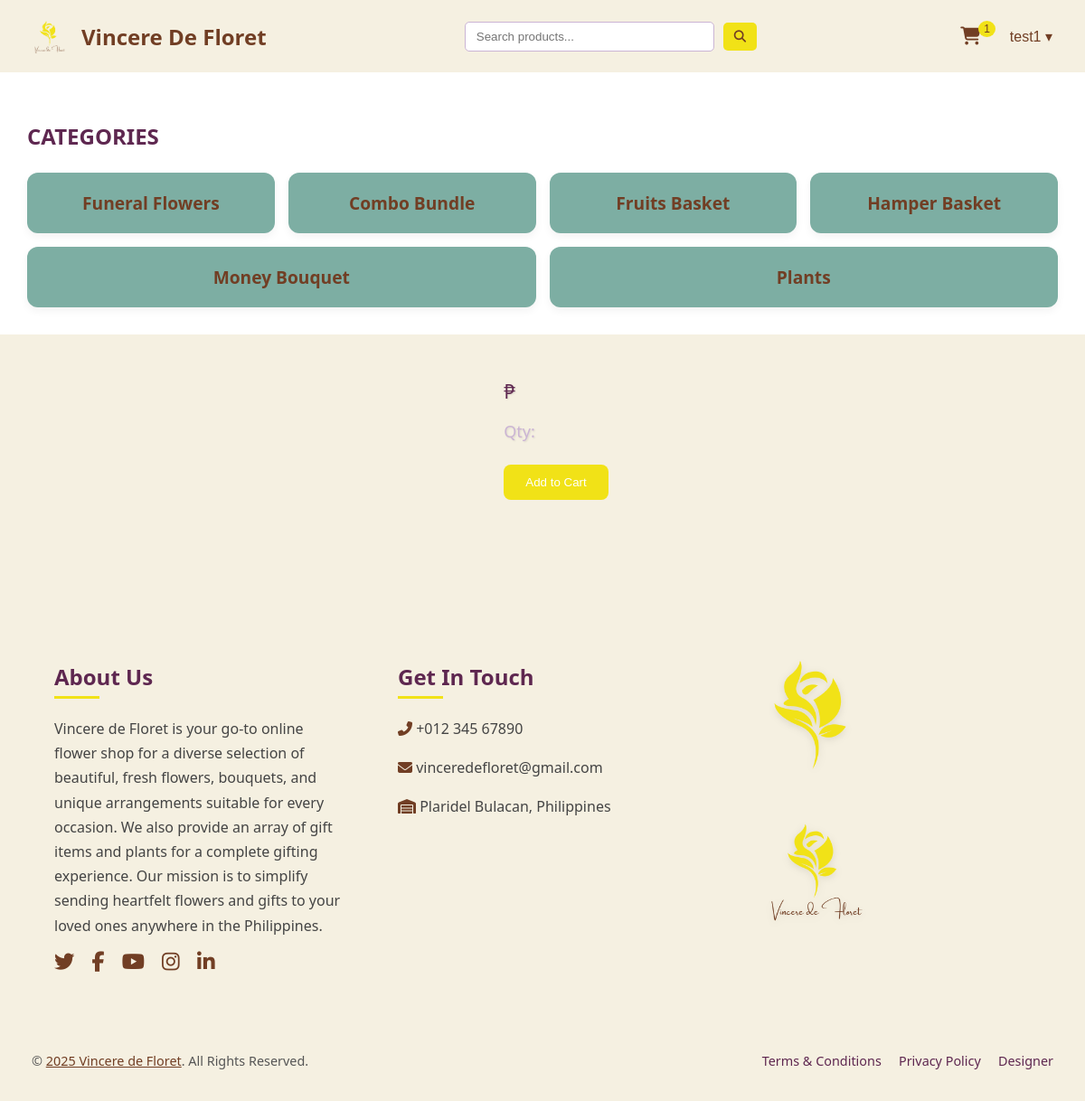
Page /php/product-details.php (signed in) on the committed database.
### tables this page shows
CREATE TABLE `design_settings` (
  `id` int(11) NOT NULL,
  `background_color` varchar(255) DEFAULT NULL,
  `font_color` varchar(255) DEFAULT NULL,
  `shop_name` varchar(255) DEFAULT NULL,
  `logo_path` varchar(255) DEFAULT NULL,
  `image_one_path` varchar(255) DEFAULT NULL,
  `image_two_path` varchar(255) DEFAULT NULL,
  `image_three_path` varchar(255) DEFAULT NULL
);

CREATE TABLE `category` (
  `id` int(11) NOT NULL,
  `category` varchar(50) NOT NULL,
  `product_count` int(11) DEFAULT 0
);

### php/product-details.php (the view, shortened to what this page needs)
<?php
require 'connection.php';
if (isset($_SESSION['user_name'])) {
    $userName = $_SESSION['user_name'];
} else {
    header("Location: http://localhost/vincere-de-floret/php/customer-landing-page.php");
    exit;
}
$productId = isset($_GET['id']) ? $_GET['id'] : 0;
$query = "SELECT * FROM product WHERE id = $productId";
$result = mysqli_query($conn, $query);
$product = mysqli_fetch_assoc($result);
$sqlGetSettings = "SELECT * FROM design_settings WHERE id = 1";
$resultSettings = $conn->query($sqlGetSettings);
if ($resultSettings->num_rows > 0) {
    while ($row = $resultSettings->fetch_assoc()) {
        $shopName = $row["shop_name"];
        $logoPath = $row["logo_path"];
    }
} else {
    echo "0 results";
}
?>
<!DOCTYPE html>
<html lang="en">
<head>
    <link rel="stylesheet" href="https://cdnjs.cloudflare.com/ajax/libs/font-awesome/6.4.2/css/all.min.css" />
    <link rel="stylesheet" href="../css/product-details.css" />
</head>
<body>
<header class="header">
    <a href="customer-dashboard.php?user=<?php echo $userName; ?>" class="container-header">
            <img class="logo" src="../img/<?php echo basename($logoPath); ?>" alt="Logo">
            <label class="shop"><?php echo $shopName; ?></label>
    </a>
    <div class="content-search">
        <input type="text" class="search-bar" placeholder="Search products..."/>
        <button class="search-button">
            <i class="fa-solid fa-magnifying-glass"></i>
        </button>
    </div>
  <div class="header-right">
    <a href="cart.php?user=<?php echo $userName; ?>" class="cart-link">
            <button class="cart-button">
                <i class="fas fa-shopping-cart"></i>
                <?php
                require 'connection.php';
                $userQuery = "SELECT id FROM users WHERE name = ?";
                $userStatement = mysqli_prepare($conn, $userQuery);
                mysqli_stmt_bind_param($userStatement, "s", $userName);
                mysqli_stmt_execute($userStatement);
                $userResult = mysqli_stmt_get_result($userStatement);
                $userRow = mysqli_fetch_assoc($userResult);
                $user_id = isset($userRow['id']) ? $userRow['id'] : 0;
                $cartCountQuery = "SELECT COUNT(*) AS count FROM cart WHERE user_id = ?";
                $cartCountStatement = mysqli_prepare($conn, $cartCountQuery);
                if ($cartCountStatement) {
                    mysqli_stmt_bind_param($cartCountStatement, "i", $user_id);
                    mysqli_stmt_execute($cartCountStatement);
                    $cartCountResult = mysqli_stmt_get_result($cartCountStatement);
                    if ($cartCountResult) {
                        $cartCountRow = mysqli_fetch_assoc($cartCountResult);
                        $cartCount = isset($cartCountRow['count']) ? $cartCountRow['count'] : "0";
                        echo "<span class='cart-number'>$cartCount</span>";
                    }
                }
                ?>
            </button>
        </a>
    <nav class="nav-right">
        <div class="dropdown">
            <button class="dropbtn"><?php echo $userName; ?> &#9662;</button>
        </div>
    </nav>
    </div>
    </header>
  <section class="content-categories">
    <div class="categories-title"><p>CATEGORIES</p></div>
    <div class="containers-category">
                    <?php
                    require 'connection.php';
                    $query = "SELECT * FROM category";
                    $result = mysqli_query($conn, $query);
                    while ($row = mysqli_fetch_assoc($result)) {
                        $categoryLink = "product-category.php?category=" . urlencode($row['category']) . "&user=" . urlencode($userName);
                        echo "<a class='category-link' href='$categoryLink'>";
                        echo "<div class='categories'>";
                        echo "<div class='category-title'>";
                        echo "<span>{$row['category']}</span>";
                        echo "</div>";
                        echo "</div>";
                        echo "</a>";
                    }
                    ?>
                </div>
        </section>
    <div class="all">
    <div class="details">
        <p class="peso">₱ <span id="priceRange"><?php echo isset($product['price']) ? $product['price'] : ''; ?></span></p>
        <p class="qty">Qty: <span id="productQty"><?php echo isset($product['available_stocks']) ? $product['available_stocks'] : ''; ?></span></p>
        <button class="add" onclick="addToCart(<?php echo $productId; ?>, '<?php echo $product['name']; ?>', '<?php echo $userName; ?>')">Add to Cart</button>
    </div>
    </div>
</body>
</html>
<?php
include ('footer.php');
?>

### css/product-details.css (style rules this page uses)
:root { --primary-yellow: #f1e217; --earth-brown: #713e24; --white: #ffffff; --leaf-green: #a3c585; --lavender-gray: #cbb4d4; --deep-plum: #5e2750; --light-beige: #f5f0e1; --dusty-blue: #7daea3; }
body { margin: 0; font-family: 'Segoe UI', Tahoma, Geneva, Verdana, sans-serif; background-color: var(--light-beige); color: var(--earth-brown); }
.header { display: flex; justify-content: space-between; align-items: center; padding: 15px 30px; color: var(--white); }
.container-header { display: flex; align-items: center; gap: 10px; text-decoration: none; }
.logo { height: 50px; }
.shop { font-size: 1.5rem; font-weight: bold; }
.content-search { display: flex; gap: 10px; align-items: center; }
.search-bar { padding: 8px 12px; border: 1px solid var(--lavender-gray); border-radius: 5px; outline: none; min-width: 250px; }
.search-button { background-color: var(--primary-yellow); border: none; padding: 8px 12px; border-radius: 5px; cursor: pointer; }
.search-button i { color: var(--earth-brown); }
.header-right { display: flex; align-items: center; gap: 20px; }
.cart-button { position: relative; background: none; border: none; color: var(--white); font-size: 20px; cursor: pointer; }
.cart-number { position: absolute; top: -5px; right: -10px; background-color: var(--primary-yellow); color: var(--earth-brown); font-size: 12px; padding: 2px 6px; border-radius: 50%; }
.nav-right .dropbtn { background: none; border: none; cursor: pointer; font-size: 1rem; }
.content-categories { padding: 30px; background-color: var(--white); }
.categories-title p { font-size: 1.5rem; font-weight: 600; color: var(--deep-plum); }
.containers-category { display: flex; flex-wrap: wrap; gap: 15px; margin-top: 15px; }
.category-link { text-decoration: none; flex: 1 0 21%; }
.categories { background-color: var(--dusty-blue); padding: 20px; border-radius: 12px; text-align: center; font-weight: 600; font-size: 1.2rem; box-shadow: 0 4px 10px rgba(0,0,0,0.05); transition: transform 0.2s ease-in-out; }
.all { display: flex; align-items: center; justify-content: center; gap: 30px; padding: 25px; border-radius: 15px; }
.details { text-align: left; max-width: 500px; }
.details .peso { font-size: 22px; color: var(--deep-plum); margin-bottom: 15px; text-shadow: 1px 1px 2px rgba(0, 0, 0, 0.1); }
.details .qty { font-size: 18px; color: var(--lavender-gray); margin-bottom: 25px; text-shadow: 1px 1px 2px rgba(0, 0, 0, 0.1); }
.details .add { background-color: var(--primary-yellow); color: white; border: none; padding: 12px 24px; border-radius: 8px; cursor: pointer; transition: background 0.3s, transform 0.3s; }

### css/footer.css (style rules this page uses)
:root { --primary-yellow: #f1e217; --earth-brown: #713e24; --white: #ffffff; --leaf-green: #a3c585; --lavender-gray: #cbb4d4; --deep-plum: #5e2750; --light-beige: #f5f0e1; --dusty-blue: #7daea3; }

### rows in the picture
design_settings: logo_path (picture), shop_name "Vincere De Floret"
category: category "Funeral Flowers"
category: category "Combo Bundle"
category: category "Fruits Basket"
category: category "Hamper Basket"
category: category "Money Bouquet"
category: category "Plants"

### other values in the picture
$cartCount "1"
$userName "test1"
